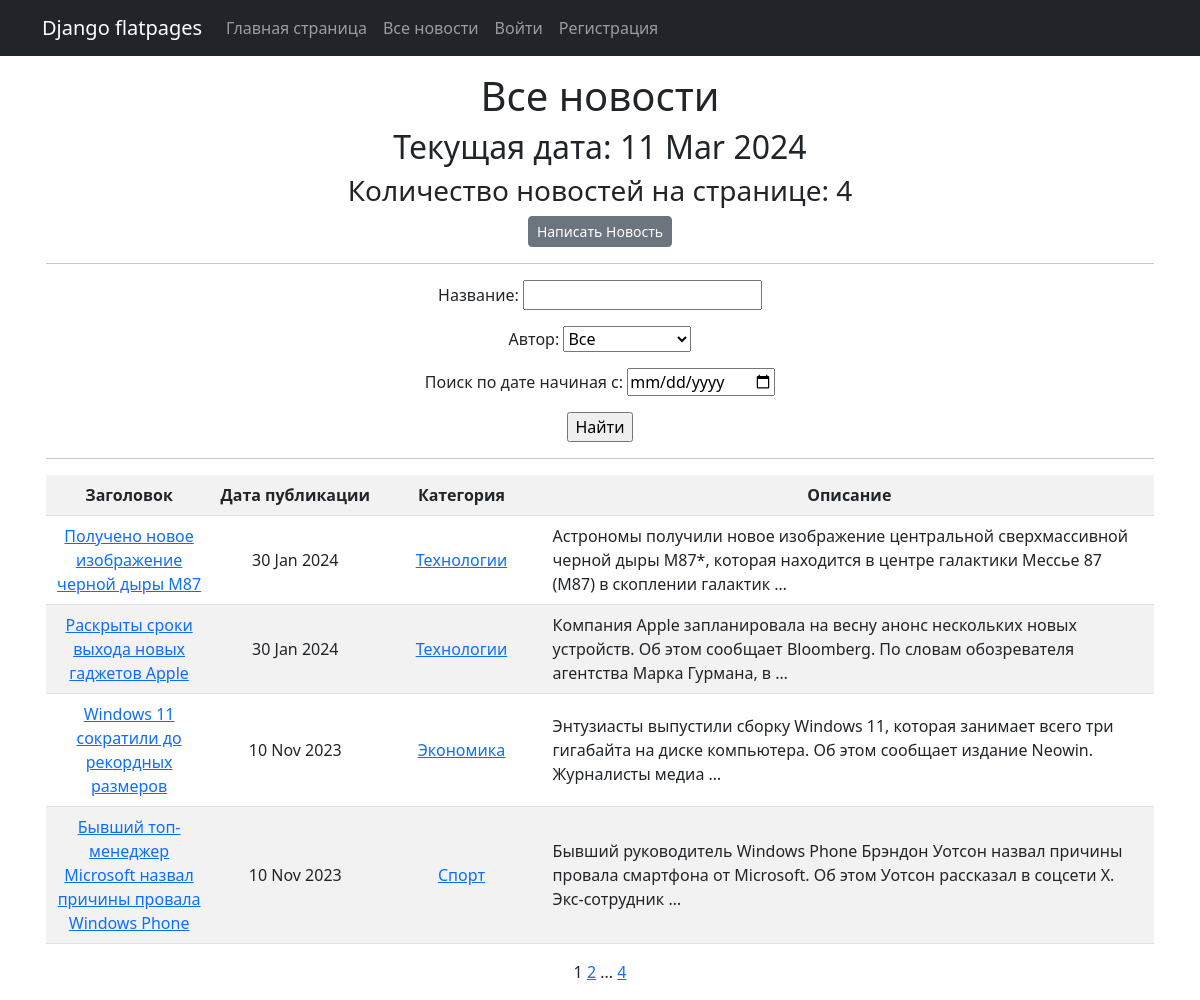
The app's page /all-posts/, older data.
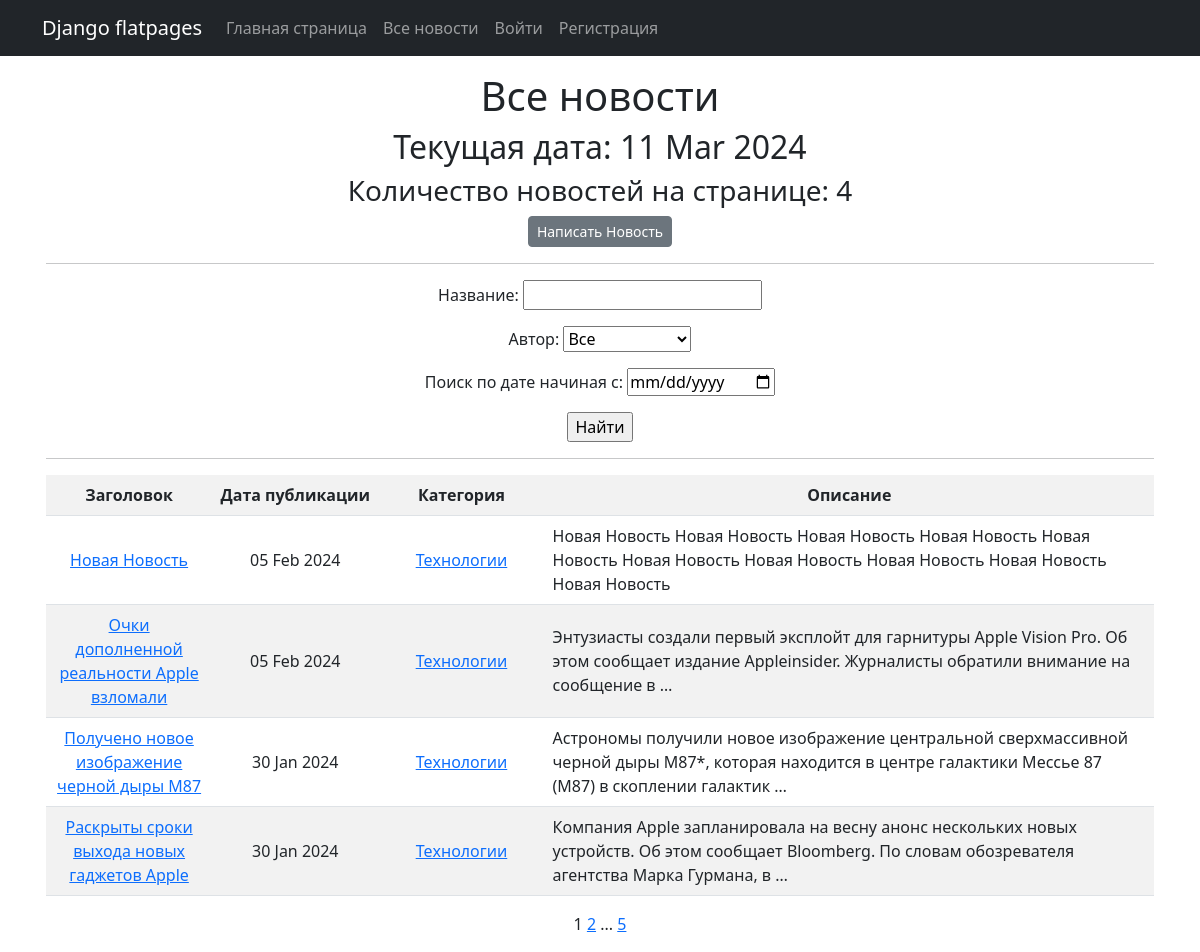
The same page, newer data.
### news/models.py (models this page shows, shortened)
class Post(models.Model):
    article = "AR"
    news = "NW"
    TYPE = [
        (article, 'Статья'),
        (news, 'Новость')
    ]
    author = models.ForeignKey(Author, on_delete = models.CASCADE)
    post_type = models.CharField(max_length = 2, choices=TYPE, default=article)
    time_in = models.DateTimeField(auto_now_add = True)
    categories = models.ManyToManyField(Category, through = "PostCategory")
    title = models.CharField(max_length = 120)
    text = models.TextField(unique = True)
    rating = models.IntegerField(default = 0)

class Category(models.Model):
    category = models.CharField(max_length = 255, unique = True)
    subscribers = models.ManyToManyField(User, related_name='categories', blank=True)

### news/views.py (the view)
# urls.py: path('', NewsList.as_view(), name='news_list'),
class NewsList(ListView):
    model = Post
    ordering = '-time_in'
    template_name = 'news.html'
    context_object_name = 'news'
    paginate_by = 4  # вот так мы можем указать количество записей на странице
    def get_queryset(self):
        queryset = super().get_queryset()
        self.filterset = NewsFilter(self.request.GET, queryset)
        return self.filterset.qs
    def get_context_data(self, **kwargs):
        context = super().get_context_data(**kwargs)
        context['time_now'] = datetime.utcnow()
        context['filterset'] = self.filterset
        return context

### news/models.py (called while the page is built)
    def __str__(self):
        return self.user.username

### news/templatetags/custom_filters.py (called while the page is built)
@register.filter(name = "censor")
def currency(value):
   for word in censor_list:
      value = value.replace(word, '*' * len(word))
   return value

### news/templatetags/custom_tags.py (called while the page is built)
@register.simple_tag()
def current_time(format_string='%d %b %Y'):
   return datetime.utcnow().strftime(format_string)

@register.simple_tag(takes_context=True)
def url_replace(context, **kwargs):
   d = context['request'].GET.copy()
   for k, v in kwargs.items():
       d[k] = v
   return d.urlencode()

### templates/news.html (shortened to what this page needs)
{% extends 'flatpages/default.html' %}
{% load custom_filters %}
{% load custom_tags %}
{% block content %}
<h1>Все новости</h1>
<h2>Текущая дата: {% current_time '%d %b %Y' %}</h2>
<h3>Количество новостей на странице: {{ news|length }}</h3>
<a class="btn btn-secondary btn-sm" href="news/create/">Написать Новость</a>
<hr>
   <form action="" method="get">
       {{ filterset.form.as_p }}
       <input type="submit" value="Найти" />
   </form>
<hr>
   {% if news %}
       <table class="table table-striped" style="vertical-align: middle;">
           <tr>
               <th style="width:15%;">Заголовок</th>
               <th style="width:15%;">Дата публикации</th>
               <th style="width:15%;">Категория</th>
               <th>Описание</th>
           </tr>
           {% for new in news %}
           <tr>
               <td>
                   <a href="{% url 'news_detail' new.id %}">{{ new.title | censor }}</a>
               </td>
               <td>{{ new.time_in|date:'d M Y' }}</td>
               <td>{% for category in new.categories.all %}
                   <a href="{% url 'category_list' category.id %}"> {{ category.category }}</a>
                   {% endfor %}
               </td>
               <td style="text-align:left;">{{ new.text | truncatewords:20 | censor }}</td>
           </tr>
           {% endfor %}
       </table>
   {% else %}
       <h2>Новостей нет!</h2>
   {% endif %}
   {{ page_obj.number }}
   {% if page_obj.has_next %}
       <a href="?{% url_replace page=page_obj.next_page_number %}">{{ page_obj.next_page_number }}</a>
       {% if paginator.num_pages != page_obj.next_page_number %}
           ...
           <a href="?{% url_replace page=page_obj.paginator.num_pages %}">{{ page_obj.paginator.num_pages }}</a>
       {% endif %}
   {% endif %}
{% endblock content %}

Row changes from the older to the newer data that the page shows:
no longer on this page (row unchanged): Post: title|censor "Windows 11 сократили до рекордных размеров", time_in "10 Nov 2023", text|censor "Энтузиасты выпустили сборку Windows 11, которая занимает всего три гигабайта на диске компьютера. Об этом сообщает издание Neowin. Журналисты медиа …"
no longer on this page (row unchanged): Category: category "Экономика", shown under "Windows 11 сократили до рекордных размеров"
no longer on this page (row unchanged): Post: title|censor "Бывший топ-менеджер Microsoft назвал причины провала Windows Phone", time_in "10 Nov 2023", text|censor "Бывший руководитель Windows Phone Брэндон Уотсон назвал причины провала смартфона от Microsoft. Об этом Уотсон рассказал в соцсети X. Экс-сотрудник …"
no longer on this page (row unchanged): Category: category "Спорт", shown under "Бывший топ-менеджер Microsoft назвал причины провала Windows Phone"
added Post: title|censor "Новая Новость", time_in "05 Feb 2024", text|censor "Новая Новость Новая Новость Новая Новость Новая Новость Новая Новость Новая Новость Новая Новость Новая Новость Новая Новость Новая Новость", Category (category "Технологии")
added Post: title|censor "Очки дополненной реальности Apple взломали", time_in "05 Feb 2024", text|censor "Энтузиасты создали первый эксплойт для гарнитуры Apple Vision Pro. Об этом сообщает издание Appleinsider. Журналисты обратили внимание на сообщение в …", Category (category "Технологии")
Text that changed along with them:
{{ page_obj.paginator.num_pages }}: "4" → "5"
